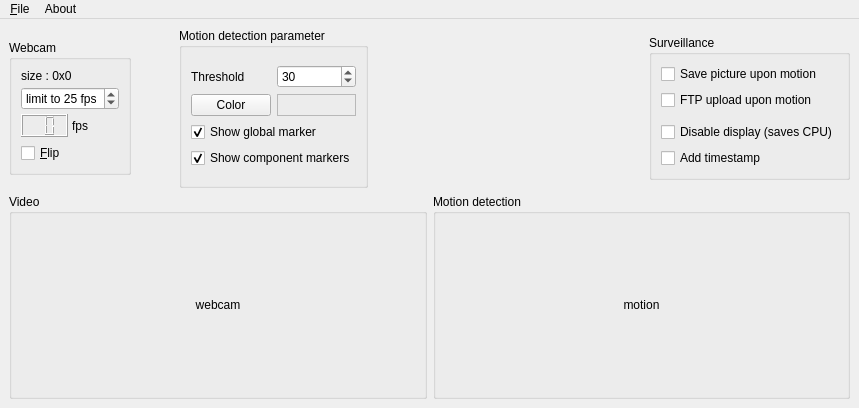
<?xml version="1.0" encoding="UTF-8"?>
<ui version="4.0">
 <class>QMainWindowBase</class>
 <widget class="QMainWindow" name="QMainWindowBase">
  <property name="enabled">
   <bool>true</bool>
  </property>
  <property name="geometry">
   <rect>
    <x>0</x>
    <y>0</y>
    <width>859</width>
    <height>408</height>
   </rect>
  </property>
  <property name="sizePolicy">
   <sizepolicy hsizetype="Maximum" vsizetype="Maximum">
    <horstretch>0</horstretch>
    <verstretch>0</verstretch>
   </sizepolicy>
  </property>
  <property name="windowTitle">
   <string>QMotion</string>
  </property>
  <property name="windowIcon">
   <iconset resource="qmotion.qrc">
    <normaloff>:/qmotion.svg</normaloff>:/qmotion.svg</iconset>
  </property>
  <property name="animated">
   <bool>false</bool>
  </property>
  <widget class="QWidget" name="centralwidget">
   <layout class="QVBoxLayout" name="verticalLayout_3">
    <item>
     <layout class="QHBoxLayout" name="horizontalLayout_8">
      <item>
       <widget class="QGroupBox" name="groupBox_webcam">
        <property name="sizePolicy">
         <sizepolicy hsizetype="Preferred" vsizetype="Fixed">
          <horstretch>0</horstretch>
          <verstretch>0</verstretch>
         </sizepolicy>
        </property>
        <property name="title">
         <string>Webcam</string>
        </property>
        <layout class="QVBoxLayout" name="verticalLayout">
         <item>
          <layout class="QVBoxLayout" name="verticalLayout_6">
           <property name="spacing">
            <number>4</number>
           </property>
           <property name="sizeConstraint">
            <enum>QLayout::SetMinimumSize</enum>
           </property>
           <item>
            <widget class="QLabel" name="label_size">
             <property name="text">
              <string>size : 0x0</string>
             </property>
            </widget>
           </item>
           <item>
            <widget class="QSpinBox" name="limit_fps">
             <property name="sizePolicy">
              <sizepolicy hsizetype="Fixed" vsizetype="Fixed">
               <horstretch>0</horstretch>
               <verstretch>0</verstretch>
              </sizepolicy>
             </property>
             <property name="suffix">
              <string> fps</string>
             </property>
             <property name="prefix">
              <string>limit to </string>
             </property>
             <property name="minimum">
              <number>1</number>
             </property>
             <property name="maximum">
              <number>50</number>
             </property>
             <property name="value">
              <number>25</number>
             </property>
            </widget>
           </item>
           <item>
            <layout class="QHBoxLayout" name="horizontalLayout_3">
             <item>
              <widget class="QLCDNumber" name="lcdNumber">
               <property name="font">
                <font>
                 <strikeout>false</strikeout>
                 <kerning>true</kerning>
                </font>
               </property>
               <property name="toolTip">
                <string>frames per second</string>
               </property>
               <property name="frameShape">
                <enum>QFrame::Box</enum>
               </property>
               <property name="frameShadow">
                <enum>QFrame::Raised</enum>
               </property>
               <property name="lineWidth">
                <number>1</number>
               </property>
               <property name="digitCount">
                <number>2</number>
               </property>
              </widget>
             </item>
             <item>
              <widget class="QLabel" name="fps">
               <property name="toolTip">
                <string>frames per second</string>
               </property>
               <property name="text">
                <string>fps</string>
               </property>
              </widget>
             </item>
            </layout>
           </item>
          </layout>
         </item>
         <item>
          <widget class="QCheckBox" name="flip">
           <property name="text">
            <string>&amp;Flip</string>
           </property>
          </widget>
         </item>
        </layout>
       </widget>
      </item>
      <item>
       <spacer name="horizontalSpacer_3">
        <property name="orientation">
         <enum>Qt::Horizontal</enum>
        </property>
        <property name="sizeHint" stdset="0">
         <size>
          <width>40</width>
          <height>20</height>
         </size>
        </property>
       </spacer>
      </item>
      <item>
       <widget class="QGroupBox" name="groupBox_motion">
        <property name="sizePolicy">
         <sizepolicy hsizetype="Preferred" vsizetype="Fixed">
          <horstretch>0</horstretch>
          <verstretch>0</verstretch>
         </sizepolicy>
        </property>
        <property name="minimumSize">
         <size>
          <width>0</width>
          <height>160</height>
         </size>
        </property>
        <property name="title">
         <string>Motion detection parameter</string>
        </property>
        <layout class="QVBoxLayout" name="verticalLayout_4">
         <item>
          <layout class="QVBoxLayout" name="verticalLayout_5">
           <item>
            <layout class="QGridLayout" name="gridLayout">
             <item row="0" column="0">
              <widget class="QLabel" name="label_threshold">
               <property name="sizePolicy">
                <sizepolicy hsizetype="Minimum" vsizetype="Minimum">
                 <horstretch>0</horstretch>
                 <verstretch>0</verstretch>
                </sizepolicy>
               </property>
               <property name="toolTip">
                <string>Try lower values to see effects</string>
               </property>
               <property name="text">
                <string>Threshold</string>
               </property>
               <property name="buddy">
                <cstring>threshold</cstring>
               </property>
              </widget>
             </item>
             <item row="0" column="1">
              <widget class="QSpinBox" name="threshold">
               <property name="toolTip">
                <string>Try lower values to see effects</string>
               </property>
               <property name="minimum">
                <number>1</number>
               </property>
               <property name="value">
                <number>30</number>
               </property>
              </widget>
             </item>
             <item row="1" column="0">
              <widget class="QPushButton" name="pushButton_color">
               <property name="text">
                <string>Color</string>
               </property>
              </widget>
             </item>
             <item row="1" column="1">
              <widget class="QFrame" name="frame_color">
               <property name="minimumSize">
                <size>
                 <width>27</width>
                 <height>0</height>
                </size>
               </property>
               <property name="frameShape">
                <enum>QFrame::StyledPanel</enum>
               </property>
               <property name="frameShadow">
                <enum>QFrame::Raised</enum>
               </property>
              </widget>
             </item>
            </layout>
           </item>
           <item>
            <widget class="QCheckBox" name="global_marker">
             <property name="text">
              <string>Show global marker</string>
             </property>
             <property name="checked">
              <bool>true</bool>
             </property>
            </widget>
           </item>
           <item>
            <widget class="QCheckBox" name="component_markers">
             <property name="text">
              <string>Show component markers</string>
             </property>
             <property name="checked">
              <bool>true</bool>
             </property>
            </widget>
           </item>
          </layout>
         </item>
        </layout>
       </widget>
      </item>
      <item>
       <spacer name="horizontalSpacer_4">
        <property name="orientation">
         <enum>Qt::Horizontal</enum>
        </property>
        <property name="sizeHint" stdset="0">
         <size>
          <width>40</width>
          <height>20</height>
         </size>
        </property>
       </spacer>
      </item>
      <item>
       <widget class="QLabel" name="label_2">
        <property name="enabled">
         <bool>true</bool>
        </property>
        <property name="sizePolicy">
         <sizepolicy hsizetype="Fixed" vsizetype="Fixed">
          <horstretch>10</horstretch>
          <verstretch>10</verstretch>
         </sizepolicy>
        </property>
        <property name="maximumSize">
         <size>
          <width>186</width>
          <height>150</height>
         </size>
        </property>
        <property name="text">
         <string/>
        </property>
        <property name="pixmap">
         <pixmap resource="qmotion.qrc">:/qmotion_hibou.svg</pixmap>
        </property>
        <property name="scaledContents">
         <bool>true</bool>
        </property>
       </widget>
      </item>
      <item>
       <spacer name="horizontalSpacer_2">
        <property name="orientation">
         <enum>Qt::Horizontal</enum>
        </property>
        <property name="sizeHint" stdset="0">
         <size>
          <width>40</width>
          <height>20</height>
         </size>
        </property>
       </spacer>
      </item>
      <item>
       <widget class="QGroupBox" name="groupBox_surveillance">
        <property name="sizePolicy">
         <sizepolicy hsizetype="Fixed" vsizetype="Maximum">
          <horstretch>0</horstretch>
          <verstretch>0</verstretch>
         </sizepolicy>
        </property>
        <property name="minimumSize">
         <size>
          <width>0</width>
          <height>108</height>
         </size>
        </property>
        <property name="title">
         <string>Surveillance</string>
        </property>
        <layout class="QVBoxLayout" name="verticalLayout_2">
         <item>
          <widget class="QCheckBox" name="checkBox_save">
           <property name="toolTip">
            <string>Please select a directory in the menu</string>
           </property>
           <property name="text">
            <string>Save picture upon motion</string>
           </property>
          </widget>
         </item>
         <item>
          <widget class="QCheckBox" name="checkBox_ftp">
           <property name="toolTip">
            <string>Please select a directory in the menu</string>
           </property>
           <property name="text">
            <string>FTP upload upon motion</string>
           </property>
          </widget>
         </item>
         <item>
          <widget class="QCheckBox" name="checkBox_mail">
           <property name="enabled">
            <bool>false</bool>
           </property>
           <property name="sizePolicy">
            <sizepolicy hsizetype="Maximum" vsizetype="Maximum">
             <horstretch>0</horstretch>
             <verstretch>0</verstretch>
            </sizepolicy>
           </property>
           <property name="maximumSize">
            <size>
             <width>16777215</width>
             <height>0</height>
            </size>
           </property>
           <property name="text">
            <string>Mail</string>
           </property>
          </widget>
         </item>
         <item>
          <widget class="QCheckBox" name="checkBox_disable_display">
           <property name="enabled">
            <bool>true</bool>
           </property>
           <property name="text">
            <string>Disable display (saves CPU)</string>
           </property>
          </widget>
         </item>
         <item>
          <widget class="QCheckBox" name="checkBox_timestamp">
           <property name="enabled">
            <bool>true</bool>
           </property>
           <property name="text">
            <string>Add timestamp</string>
           </property>
          </widget>
         </item>
        </layout>
       </widget>
      </item>
     </layout>
    </item>
    <item>
     <layout class="QHBoxLayout" name="horizontalLayout_7">
      <property name="sizeConstraint">
       <enum>QLayout::SetMaximumSize</enum>
      </property>
      <item>
       <widget class="QGroupBox" name="groupBox">
        <property name="sizePolicy">
         <sizepolicy hsizetype="Preferred" vsizetype="Expanding">
          <horstretch>0</horstretch>
          <verstretch>0</verstretch>
         </sizepolicy>
        </property>
        <property name="title">
         <string>Video</string>
        </property>
        <property name="flat">
         <bool>false</bool>
        </property>
        <property name="checkable">
         <bool>false</bool>
        </property>
        <layout class="QHBoxLayout" name="horizontalLayout">
         <item>
          <widget class="QLabel" name="label_video">
           <property name="sizePolicy">
            <sizepolicy hsizetype="Preferred" vsizetype="Preferred">
             <horstretch>0</horstretch>
             <verstretch>0</verstretch>
            </sizepolicy>
           </property>
           <property name="minimumSize">
            <size>
             <width>344</width>
             <height>10</height>
            </size>
           </property>
           <property name="text">
            <string>webcam</string>
           </property>
           <property name="scaledContents">
            <bool>true</bool>
           </property>
           <property name="alignment">
            <set>Qt::AlignCenter</set>
           </property>
          </widget>
         </item>
        </layout>
       </widget>
      </item>
      <item>
       <widget class="QGroupBox" name="groupBox_2">
        <property name="sizePolicy">
         <sizepolicy hsizetype="Preferred" vsizetype="Expanding">
          <horstretch>0</horstretch>
          <verstretch>0</verstretch>
         </sizepolicy>
        </property>
        <property name="title">
         <string>Motion detection</string>
        </property>
        <layout class="QHBoxLayout" name="horizontalLayout_6">
         <item>
          <widget class="QLabel" name="label_motion">
           <property name="minimumSize">
            <size>
             <width>344</width>
             <height>10</height>
            </size>
           </property>
           <property name="text">
            <string>motion</string>
           </property>
           <property name="scaledContents">
            <bool>true</bool>
           </property>
           <property name="alignment">
            <set>Qt::AlignCenter</set>
           </property>
          </widget>
         </item>
        </layout>
       </widget>
      </item>
     </layout>
    </item>
   </layout>
  </widget>
  <widget class="QMenuBar" name="menubar">
   <property name="geometry">
    <rect>
     <x>0</x>
     <y>0</y>
     <width>859</width>
     <height>20</height>
    </rect>
   </property>
   <widget class="QMenu" name="menuFile">
    <property name="title">
     <string>&amp;File</string>
    </property>
    <addaction name="action_Directory_settings"/>
    <addaction name="action_FTP_settings"/>
    <addaction name="actionQuit"/>
   </widget>
   <widget class="QMenu" name="menuAbout">
    <property name="title">
     <string>About</string>
    </property>
    <addaction name="actionAbout_QMotion"/>
    <addaction name="actionAbout_QT"/>
   </widget>
   <addaction name="menuFile"/>
   <addaction name="menuAbout"/>
  </widget>
  <widget class="QStatusBar" name="statusbar">
   <property name="enabled">
    <bool>false</bool>
   </property>
   <property name="maximumSize">
    <size>
     <width>0</width>
     <height>0</height>
    </size>
   </property>
   <property name="sizeGripEnabled">
    <bool>false</bool>
   </property>
  </widget>
  <action name="actionQuit">
   <property name="text">
    <string>E&amp;xit</string>
   </property>
  </action>
  <action name="actionAbout_QMotion">
   <property name="icon">
    <iconset resource="qmotion.qrc">
     <normaloff>:/qmotion.svg</normaloff>:/qmotion.svg</iconset>
   </property>
   <property name="text">
    <string>About QMotion</string>
   </property>
  </action>
  <action name="actionAbout_QT">
   <property name="icon">
    <iconset resource="qmotion.qrc">
     <normaloff>:/qt-logo-small.png</normaloff>:/qt-logo-small.png</iconset>
   </property>
   <property name="text">
    <string>About QT</string>
   </property>
  </action>
  <action name="action_Directory_settings">
   <property name="icon">
    <iconset resource="qmotion.qrc">
     <normaloff>:/recorder_folder.svg</normaloff>:/recorder_folder.svg</iconset>
   </property>
   <property name="text">
    <string>&amp;Directory settings</string>
   </property>
  </action>
  <action name="action_FTP_settings">
   <property name="icon">
    <iconset resource="qmotion.qrc">
     <normaloff>:/ftp.png</normaloff>:/ftp.png</iconset>
   </property>
   <property name="text">
    <string>FTP settings</string>
   </property>
  </action>
 </widget>
 <resources>
  <include location="qmotion.qrc"/>
 </resources>
 <connections/>
</ui>
